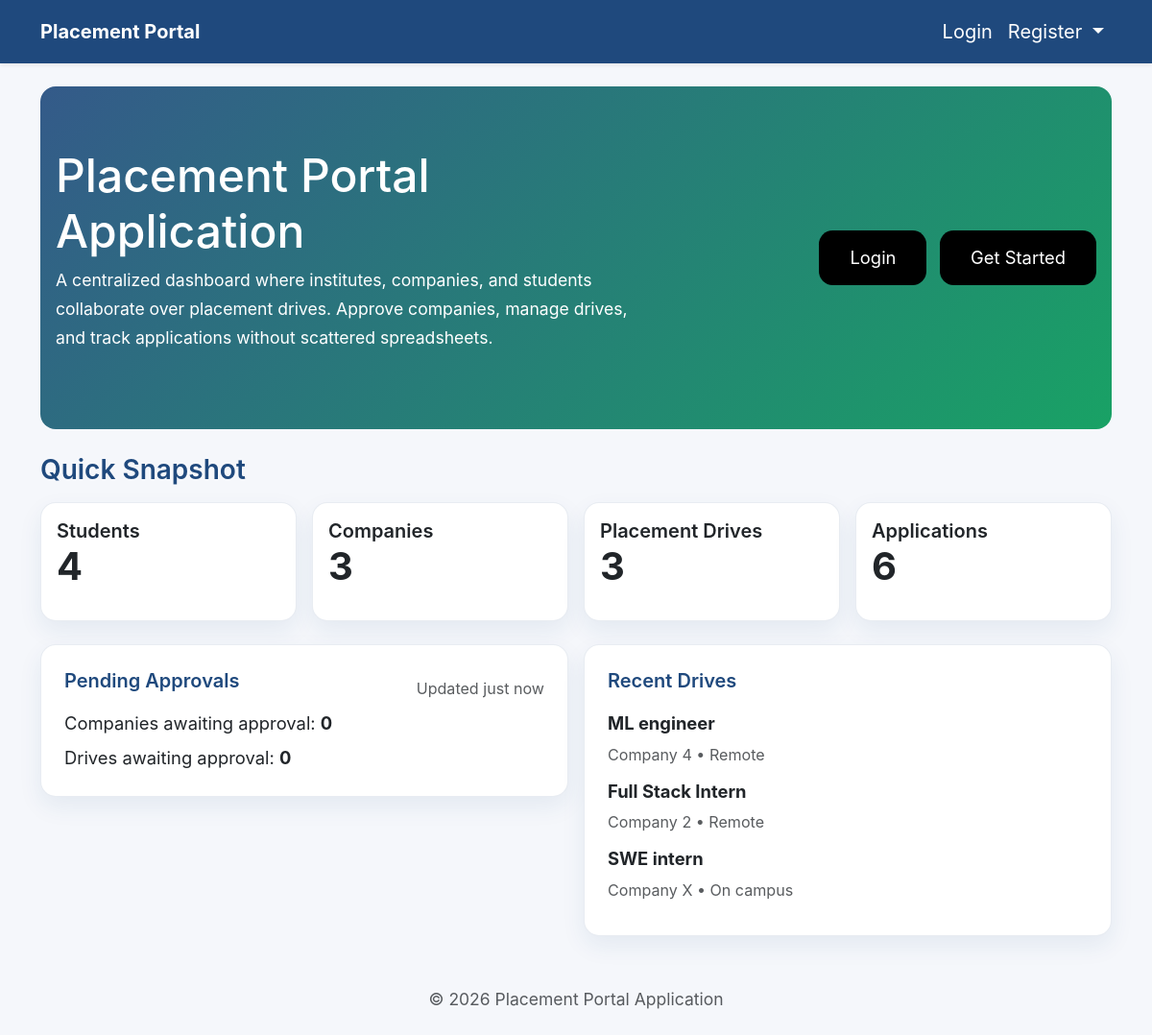
The page / on the database its author committed.
### models.py (models this page shows, shortened)
class PlacementDrive(db.Model):
    id = db.Column(db.Integer, primary_key=True)
    company_id = db.Column(db.Integer, db.ForeignKey("company_profile.id"))
    job_title = db.Column(db.String(200), nullable=False)
    job_description = db.Column(db.Text, nullable=False)
    eligibility = db.Column(db.Text)
    application_deadline = db.Column(db.Date, nullable=False)
    status = db.Column(db.String(32), default="Pending")
    location = db.Column(db.String(150))
    salary = db.Column(db.String(120))
    created_at = db.Column(db.DateTime, default=datetime.utcnow)
    company = db.relationship("CompanyProfile", back_populates="drives")
    applications = db.relationship("Application", back_populates="drive")

class CompanyProfile(db.Model):
    id = db.Column(db.Integer, primary_key=True)
    user_id = db.Column(db.Integer, db.ForeignKey("user.id"), unique=True)
    name = db.Column(db.String(180), nullable=False)
    hr_contact = db.Column(db.String(120))
    website = db.Column(db.String(200))
    description = db.Column(db.Text)
    approval_status = db.Column(db.String(32), default="Pending")
    is_blacklisted = db.Column(db.Boolean, default=False)
    user = db.relationship("User", back_populates="company_profile")
    drives = db.relationship("PlacementDrive", back_populates="company")

### app.py (the view)
    @app.route("/")
    def index():
        stats = {
            "students": StudentProfile.query.count(),
            "companies": CompanyProfile.query.count(),
            "drives": PlacementDrive.query.count(),
            "applications": Application.query.count(),
        }
        pending = {
            "companies": CompanyProfile.query.filter_by(approval_status="Pending").count(),
            "drives": PlacementDrive.query.filter_by(status="Pending").count(),
        }
        recent_drives = (
            PlacementDrive.query.order_by(PlacementDrive.created_at.desc()).limit(4).all()
        )
        return render_template(
            "index.html", stats=stats, pending=pending, recent_drives=recent_drives
        )

### templates/index.html (shortened to what this page needs)
{% extends 'base.html' %}
{% block content %}
  <section class="hero rounded-4 mb-4">
    <div class="row align-items-center">
      <div class="col-md-7">
        <h1>Placement Portal Application</h1>
        <p>
          A centralized dashboard where institutes, companies, and students collaborate over placement drives.
          Approve companies, manage drives, and track applications without scattered spreadsheets.
        </p>
      </div>
      <div class="col-md-5 text-md-end">
        <a href="{{ url_for('login') }}" class="btn btn-lg btn-outline-light me-2">Login</a>
        <a href="{{ url_for('student_register') }}" class="btn btn-lg btn-light text-primary">Get Started</a>
      </div>
    </div>
  </section>
  <section class="mb-4">
    <h3 class="section-title">Quick Snapshot</h3>
    <div class="dashboard-grid">
      <div class="card p-3">
        <h5 class="mb-0">Students</h5>
        <p class="display-6 fw-bold">{{ stats.students }}</p>
      </div>
      <div class="card p-3">
        <h5 class="mb-0">Companies</h5>
        <p class="display-6 fw-bold">{{ stats.companies }}</p>
      </div>
      <div class="card p-3">
        <h5 class="mb-0">Placement Drives</h5>
        <p class="display-6 fw-bold">{{ stats.drives }}</p>
      </div>
      <div class="card p-3">
        <h5 class="mb-0">Applications</h5>
        <p class="display-6 fw-bold">{{ stats.applications }}</p>
      </div>
    </div>
  </section>
  <section class="mb-4">
    <div class="row g-3">
      <div class="col-md-6">
        <div class="card responsive-card">
          <div class="d-flex justify-content-between align-items-center">
            <h5 class="section-title">Pending Approvals</h5>
            <small class="text-muted">Updated just now</small>
          </div>
          <p class="mb-1">Companies awaiting approval: <strong>{{ pending.companies }}</strong></p>
          <p class="mb-0">Drives awaiting approval: <strong>{{ pending.drives }}</strong></p>
        </div>
      </div>
      <div class="col-md-6">
        <div class="card responsive-card">
          <h5 class="section-title">Recent Drives</h5>
          {% if recent_drives %}
            <ul class="list-unstyled mb-0">
              {% for drive in recent_drives %}
                <li class="mb-2">
                  <strong>{{ drive.job_title }}</strong><br />
                  <small class="text-muted">{{ drive.company.name }} &bull; {{ drive.location or 'Remote' }}</small>
                </li>
              {% endfor %}
            </ul>
          {% else %}
            <p class="mb-0 text-muted">No drives yet.</p>
          {% endif %}
        </div>
      </div>
    </div>
  </section>
{% endblock %}

### static/css/site.css (style rules this page uses)
:root { --bg: #f5f7fb; --card: #ffffff; --text: #0f172a; --muted: #556073; --primary: #1f497d; --accent: #0d9d5d; --border: rgba(31, 73, 125, 0.1); }
* { box-sizing: border-box; }
body { font-family: 'Inter', 'Segoe UI', system-ui, sans-serif; background-color: var(--bg); margin: 0; color: var(--text); font-size: 1.25rem; line-height: 1.7; }
.card, .card .table, .table th, .table td, .alert { font-size: 1.15rem; }
.card { background: var(--card); border: 1px solid var(--border); border-radius: 1rem; box-shadow: 0 10px 25px rgba(31, 73, 125, 0.08); padding: 1.75rem; }
.hero { padding: 4rem 1rem; background: linear-gradient(135deg, rgba(31, 73, 125, 0.9), rgba(13, 157, 93, 0.95)); color: #fff; }
.hero h1 { font-size: clamp(3rem, 4vw, 3.75rem); line-height: 1.2; }
h2, h3, h4, h5 { font-weight: 600; line-height: 1.3; }
.hero p { max-width: 40rem; font-size: 1.1rem; }
.section-title { font-weight: 600; color: var(--primary); margin-bottom: 1rem; }
.dashboard-grid { display: grid; grid-template-columns: repeat(auto-fit, minmax(200px, 1fr)); gap: 1rem; }
.card small { color: var(--muted); }
.btn { font-size: 1.15rem; padding: 0.9rem 2rem; background-color: #000; color: #fff !important; border: none; border-radius: 0.9rem; }
.responsive-card { padding: 1.5rem; }

### rows shown on the page
PlacementDrive: job_title "ML engineer", company.name "Company 4", location "Remote"
PlacementDrive: job_title "Full Stack Intern", company.name "Company 2", location "Remote"
PlacementDrive: job_title "SWE intern", company.name "Company X", location "On campus"

### other values the page prints
{{ stats.students }} "4"
{{ stats.companies }} "3"
{{ stats.drives }} "3"
{{ stats.applications }} "6"
{{ pending.companies }} "0"
{{ pending.drives }} "0"
